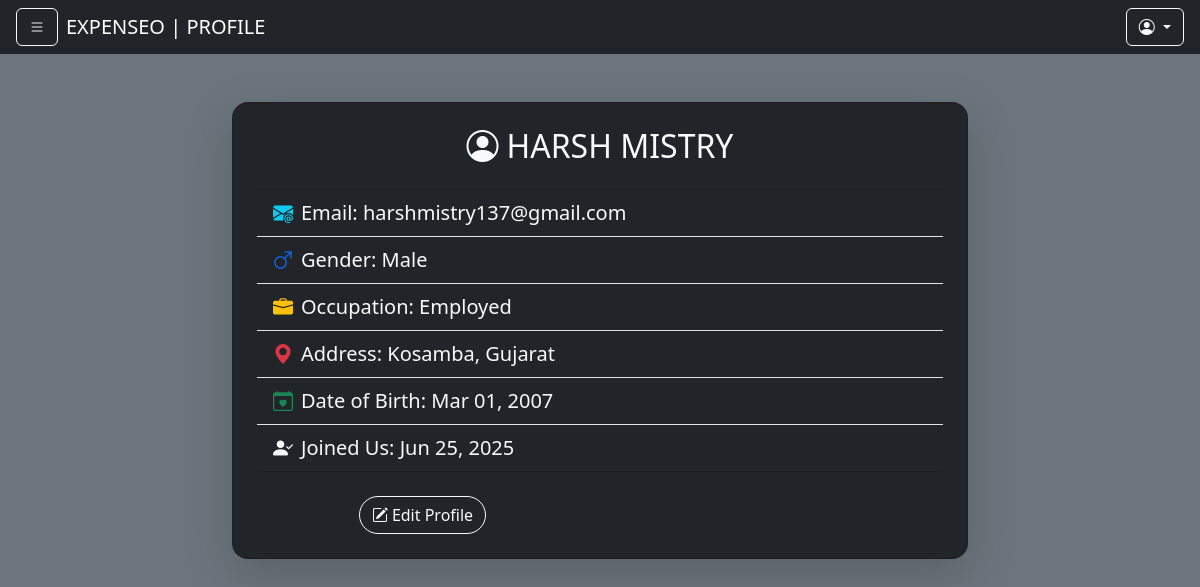
The app's page /profile/ (signed in), older data.
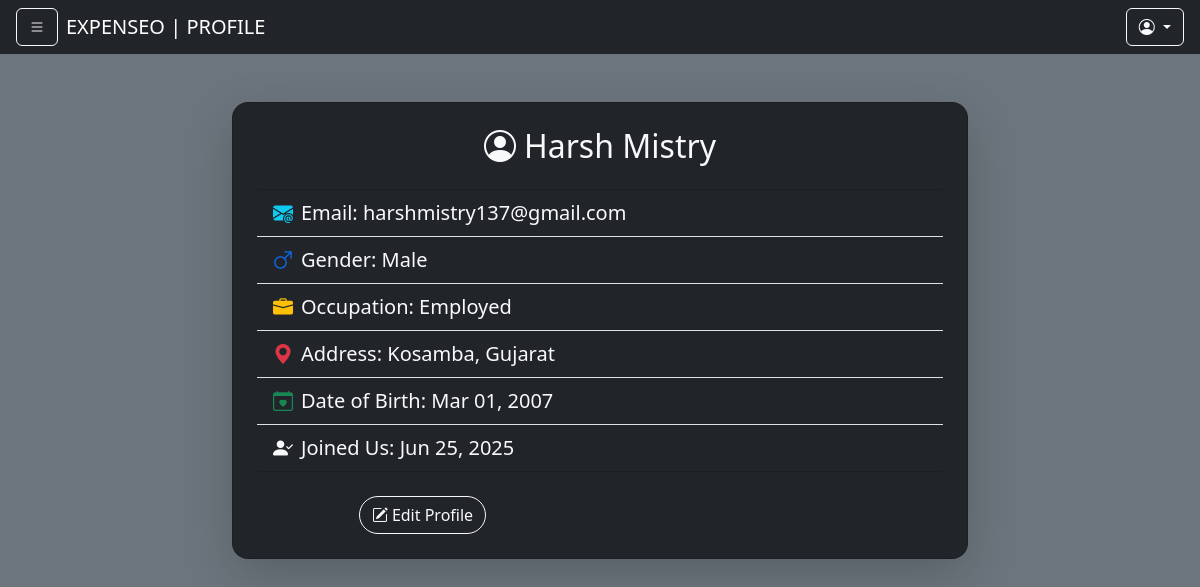
The same page, newer data.
### apps/expense/models.py (models this page shows, shortened)
class BaseClass(models.Model):
    UID = models.UUIDField(default=uuid.uuid4, primary_key=True, null=False, blank=False)
    created_at = models.DateTimeField(auto_now_add=True)
    updated_at = models.DateTimeField(auto_now=True)
    class Meta:
        abstract = True

class UserDetails(BaseClass):
    user = models.ForeignKey(Users, on_delete=models.CASCADE)
    full_name = models.CharField(default='',max_length=100)
    dob = models.DateField(default='')
    gender = models.CharField(default='',max_length=10)
    state = models.CharField(default='',max_length=30)
    city = models.CharField(default='',max_length=100)
    occupation = models.CharField(default='',max_length=20)
    is_filled = models.BooleanField(default=False)

### apps/expense/views.py (the view)
# urls.py: path('profile/',profile,name="profile"),
def profile(request):
    user_uid = request.session.get('user_id')
    if not user_uid:
        messages.warning(request, "Please Login First.")
        return redirect('login')
    user_instance=Users.objects.get(UID=UUID(user_uid))
    user_details, created = UserDetails.objects.get_or_create(
    user=user_instance,
    defaults={
        'full_name': '',
        'dob': '2000-01-01',  # default valid date
        'gender': '',
        'state': '',
        'city': '',
        'occupation': '',
        'is_filled': False
        }
    )
    gender_icon = {
        'male': 'bi-gender-male text-primary',
        'female': 'bi-gender-female text-danger',
    }.get(user_details.gender.lower(), 'bi-gender-ambiguous text-warning')
    data={
        'gender_icon':gender_icon,
        'user':user_instance,
        'user_d':user_details
    }
    return render(request,'expense/profile.html',data)

### apps/expense/templates/expense/profile.html (shortened to what this page needs)
{% extends 'expense/base.html' %}
{% block page %}PROFILE{% endblock %}
{% block body %}
<div class="container my-5">
    <div class="row justify-content-center">
        {% if user_d and user %}
        <div class="col-md-8">
            <div class="card shadow-lg p-4 bg-dark text-light rounded-4">
                <h2 class="text-center mb-4"><i class="bi bi-person-circle me-2"></i>{{ user_d.full_name }}</h2>
                <ul class="list-group list-group-flush">
                    <li class="list-group-item bg-dark text-light fs-5">
                        <i class="bi bi-envelope-at-fill text-info me-2"></i>Email: {{ user.email }}
                    </li>
                    <li class="list-group-item bg-dark text-light fs-5 text-capitalize">
                        <i class="bi {{gender_icon}} me-2"></i>Gender: {{ user_d.gender|default:"Not Set" }}
                    </li>
                    <li class="list-group-item bg-dark text-light fs-5 text-capitalize">
                        <i class="bi bi-briefcase-fill text-warning me-2"></i>Occupation: {{ user_d.occupation|default:"Not Set" }}
                    </li>
                    <li class="list-group-item bg-dark text-light fs-5 text-capitalize">
                        <i class="bi bi-geo-alt-fill text-danger me-2"></i>Address: {{ user_d.city|default:"-" }}, {{ user_d.state|default:"-" }}
                    </li>
                    <li class="list-group-item bg-dark text-light fs-5">
                        <i class="bi bi-calendar-heart text-success me-2"></i>Date of Birth: {{ user_d.dob|date:"M d, Y" }}
                    </li>
                    <li class="list-group-item bg-dark text-light fs-5">
                        <i class="bi bi-person-check-fill me-2"></i>Joined Us: {{ user.created_at|date:"M d, Y" }}
                    </li>
                </ul>
                <div class="row mt-4 text-center">
                    <div class="col-sm-6 text-center bg-dark border border-0">
                        <a href="{% url 'update_profile' %}" class="btn btn-outline-light rounded-pill">
                            <i class="bi bi-pencil-square me-1"></i>Edit Profile
                        </a>
                    </div>
                </div>
            </div>
        </div>
        {% else %}
        <div class="col-md-6">
            <div class="alert alert-warning text-center fs-5 shadow">User profile data not found.</div>
        </div>
        {% endif %}
    </div>
</div>
{% endblock %}

Row changes from the older to the newer data that the page shows:
changed UserDetails "Male": full_name "HARSH MISTRY" → "Harsh Mistry"
